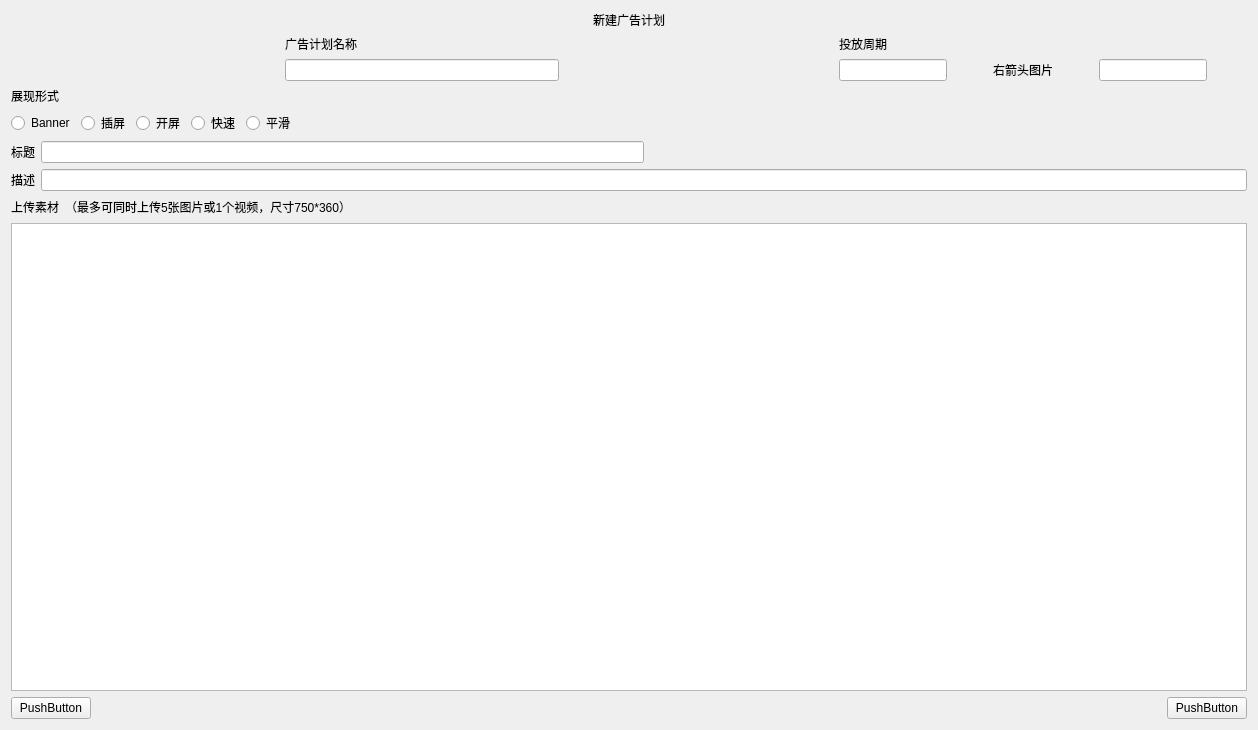
<?xml version="1.0" encoding="UTF-8"?>
<ui version="4.0">
 <class>Form</class>
 <widget class="QWidget" name="Form">
  <property name="geometry">
   <rect>
    <x>0</x>
    <y>0</y>
    <width>1258</width>
    <height>730</height>
   </rect>
  </property>
  <property name="windowTitle">
   <string>Form</string>
  </property>
  <layout class="QGridLayout" name="gridLayout">
   <item row="0" column="0">
    <layout class="QVBoxLayout" name="verticalLayout_5">
     <item>
      <widget class="QLabel" name="advReg_title_lb">
       <property name="text">
        <string>新建广告计划</string>
       </property>
       <property name="alignment">
        <set>Qt::AlignCenter</set>
       </property>
      </widget>
     </item>
     <item>
      <layout class="QHBoxLayout" name="horizontalLayout_2">
       <item>
        <spacer name="horizontalSpacer_4">
         <property name="orientation">
          <enum>Qt::Horizontal</enum>
         </property>
         <property name="sizeHint" stdset="0">
          <size>
           <width>40</width>
           <height>20</height>
          </size>
         </property>
        </spacer>
       </item>
       <item>
        <layout class="QVBoxLayout" name="verticalLayout">
         <item>
          <widget class="QLabel" name="advReg_planName_lb">
           <property name="text">
            <string>广告计划名称</string>
           </property>
          </widget>
         </item>
         <item>
          <widget class="QLineEdit" name="advReg_PlanName_ledit"/>
         </item>
        </layout>
       </item>
       <item>
        <spacer name="horizontalSpacer_3">
         <property name="orientation">
          <enum>Qt::Horizontal</enum>
         </property>
         <property name="sizeHint" stdset="0">
          <size>
           <width>40</width>
           <height>20</height>
          </size>
         </property>
        </spacer>
       </item>
       <item>
        <layout class="QVBoxLayout" name="verticalLayout_2">
         <item>
          <widget class="QLabel" name="advReg_period_lb">
           <property name="text">
            <string>投放周期</string>
           </property>
          </widget>
         </item>
         <item>
          <layout class="QHBoxLayout" name="horizontalLayout">
           <item>
            <widget class="QLineEdit" name="advReg_periodFrom_ledit"/>
           </item>
           <item>
            <spacer name="horizontalSpacer_5">
             <property name="orientation">
              <enum>Qt::Horizontal</enum>
             </property>
             <property name="sizeHint" stdset="0">
              <size>
               <width>40</width>
               <height>20</height>
              </size>
             </property>
            </spacer>
           </item>
           <item>
            <widget class="QLabel" name="advReg_rightArrow_lb">
             <property name="text">
              <string>右箭头图片</string>
             </property>
            </widget>
           </item>
           <item>
            <spacer name="horizontalSpacer_6">
             <property name="orientation">
              <enum>Qt::Horizontal</enum>
             </property>
             <property name="sizeHint" stdset="0">
              <size>
               <width>40</width>
               <height>20</height>
              </size>
             </property>
            </spacer>
           </item>
           <item>
            <widget class="QLineEdit" name="advReg_periodTo_ledit"/>
           </item>
           <item>
            <spacer name="horizontalSpacer_7">
             <property name="orientation">
              <enum>Qt::Horizontal</enum>
             </property>
             <property name="sizeHint" stdset="0">
              <size>
               <width>40</width>
               <height>20</height>
              </size>
             </property>
            </spacer>
           </item>
          </layout>
         </item>
        </layout>
       </item>
      </layout>
     </item>
     <item>
      <layout class="QVBoxLayout" name="verticalLayout_3">
       <item>
        <widget class="QLabel" name="advReg_type_lb">
         <property name="text">
          <string>展现形式</string>
         </property>
        </widget>
       </item>
       <item>
        <layout class="QHBoxLayout" name="horizontalLayout_3">
         <item>
          <widget class="QRadioButton" name="advReg_bannerType_rbtn">
           <property name="text">
            <string>Banner</string>
           </property>
          </widget>
         </item>
         <item>
          <widget class="QRadioButton" name="advReg_insertType_rbtn">
           <property name="text">
            <string>插屏</string>
           </property>
          </widget>
         </item>
         <item>
          <widget class="QRadioButton" name="advReg_openType_rbtn">
           <property name="text">
            <string>开屏</string>
           </property>
          </widget>
         </item>
         <item>
          <widget class="QRadioButton" name="advReg_quickType_rbtn">
           <property name="text">
            <string>快速</string>
           </property>
          </widget>
         </item>
         <item>
          <widget class="QRadioButton" name="advReg_smoothType_rbtn">
           <property name="text">
            <string>平滑</string>
           </property>
          </widget>
         </item>
         <item>
          <spacer name="horizontalSpacer_8">
           <property name="orientation">
            <enum>Qt::Horizontal</enum>
           </property>
           <property name="sizeHint" stdset="0">
            <size>
             <width>40</width>
             <height>20</height>
            </size>
           </property>
          </spacer>
         </item>
        </layout>
       </item>
      </layout>
     </item>
     <item>
      <layout class="QVBoxLayout" name="verticalLayout_4">
       <item>
        <layout class="QHBoxLayout" name="horizontalLayout_4">
         <item>
          <widget class="QLabel" name="label_6">
           <property name="text">
            <string>标题</string>
           </property>
          </widget>
         </item>
         <item>
          <widget class="QLineEdit" name="advReg_title_ledit"/>
         </item>
         <item>
          <spacer name="horizontalSpacer_9">
           <property name="orientation">
            <enum>Qt::Horizontal</enum>
           </property>
           <property name="sizeHint" stdset="0">
            <size>
             <width>40</width>
             <height>20</height>
            </size>
           </property>
          </spacer>
         </item>
        </layout>
       </item>
       <item>
        <layout class="QHBoxLayout" name="horizontalLayout_5">
         <item>
          <widget class="QLabel" name="label_7">
           <property name="text">
            <string>描述</string>
           </property>
          </widget>
         </item>
         <item>
          <widget class="QLineEdit" name="advReg_describe_ledit"/>
         </item>
        </layout>
       </item>
      </layout>
     </item>
     <item>
      <layout class="QHBoxLayout" name="horizontalLayout_6">
       <item>
        <widget class="QLabel" name="label_8">
         <property name="text">
          <string>上传素材</string>
         </property>
        </widget>
       </item>
       <item>
        <widget class="QLabel" name="label_9">
         <property name="text">
          <string>（最多可同时上传5张图片或1个视频，尺寸750*360）</string>
         </property>
        </widget>
       </item>
       <item>
        <spacer name="horizontalSpacer_2">
         <property name="orientation">
          <enum>Qt::Horizontal</enum>
         </property>
         <property name="sizeHint" stdset="0">
          <size>
           <width>40</width>
           <height>20</height>
          </size>
         </property>
        </spacer>
       </item>
      </layout>
     </item>
     <item>
      <widget class="QListWidget" name="advReg_picMaterial_area"/>
     </item>
     <item>
      <layout class="QHBoxLayout" name="horizontalLayout_7">
       <item>
        <widget class="QPushButton" name="advReg_return_btn">
         <property name="text">
          <string>PushButton</string>
         </property>
        </widget>
       </item>
       <item>
        <spacer name="horizontalSpacer">
         <property name="orientation">
          <enum>Qt::Horizontal</enum>
         </property>
         <property name="sizeHint" stdset="0">
          <size>
           <width>40</width>
           <height>20</height>
          </size>
         </property>
        </spacer>
       </item>
       <item>
        <widget class="QPushButton" name="advReg_save_btn">
         <property name="text">
          <string>PushButton</string>
         </property>
        </widget>
       </item>
      </layout>
     </item>
    </layout>
   </item>
  </layout>
 </widget>
 <resources/>
 <connections/>
</ui>
